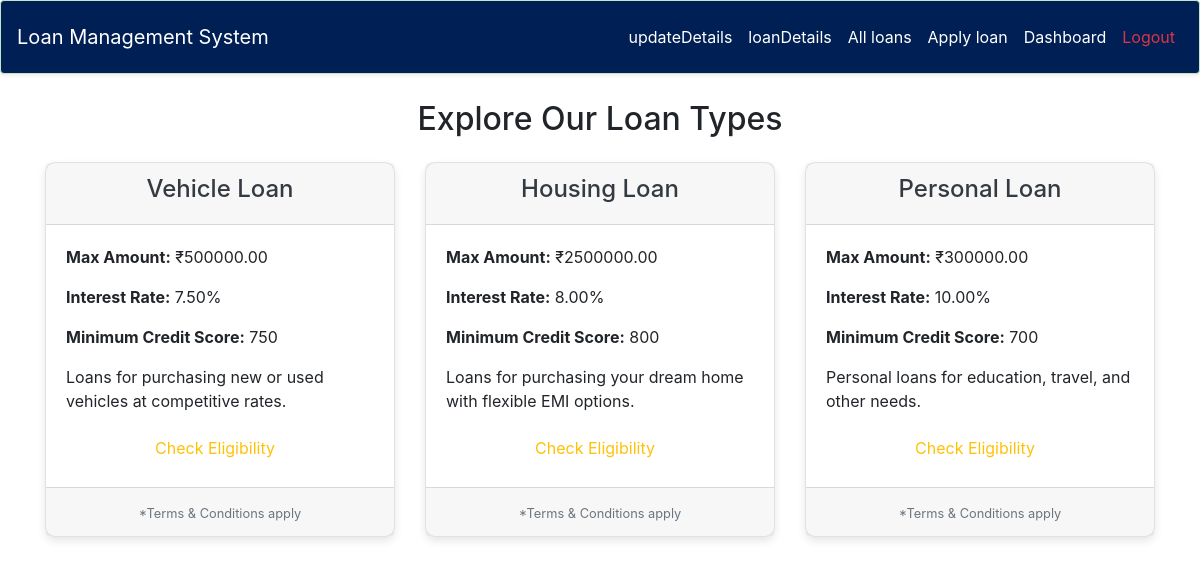
Page /view_loan_types on the committed database.
### lms/models.py (models this page shows, shortened)
class LoanType(models.Model):
    name = models.CharField(max_length=50)
    max_amount = models.DecimalField(max_digits=15, decimal_places=2)  # Max loan limit
    interest_rate = models.DecimalField(max_digits=5, decimal_places=2)  # Loan interest rate
    max_tenure_years=models.IntegerField(default=5)
    min_credit_score = models.IntegerField() #Minimum CreditScore
    description = models.TextField(blank=True, null=True)

### lms/views.py (the view)
# urls.py: path('view_loan_types',lms_view.view_all_loan_types,name='view_all_loans_types'),
def view_all_loan_types(request):
    loanTypes = LMODEL.LoanType.objects.all()
    data = {'loan_types': loanTypes}
    return render(request, 'lms/all_loan_types.html',context=data)

### templates/lms/all_loan_types.html (shortened to what this page needs)
<!DOCTYPE html>
{% load static %}
<html lang="en">
<head>
    <link href="https://cdn.jsdelivr.net/npm/bootstrap@5.3.0-alpha1/dist/css/bootstrap.min.css" rel="stylesheet">
</head>
<body  style=" margin-top: 100px;">
    {% include 'customer/navbar.html' %}
    <div class="container mt-5">
        <h2 class="text-center mb-4">Explore Our Loan Types</h2>
        <div class="row">
            {% for loan_type in loan_types %}
            <div class="col-md-4 mb-4">
                <div class="loan-card">
                    <div class="card-header text-center text-dark">
                        <h4>{{loan_type.name}}</h4>
                    </div>
                    <div class="card-body">
                        <p><strong>Max Amount:</strong> ₹{{loan_type.max_amount}}</p>
                        <p><strong>Interest Rate:</strong> {{loan_type.interest_rate}}%</p>
                        <p><strong>Minimum Credit Score:</strong> {{loan_type.min_credit_score}}</p>
                        <p>{{loan_type.description}}</p>
                        <div class="d-flex justify-content-center">
                            <button class="btn btn-custom text-warning" onclick="check_eligibility('{{loan_type.id}}','{{loan_type.name}}')">Check Eligibility</button>
                        </div>
                    </div>
                    <div class="card-footer text-center">
                        <small class="text-muted">*Terms & Conditions apply</small>
                    </div>
                </div>
            </div>
            {% endfor %}
        </div>
    </div>
</body>
</html>

### templates/customer/navbar.html (shortened to what this page needs)
<!DOCTYPE html>
{% load static %}
{% load widget_tweaks %}
<html lang="en">
<head>
    <link rel="stylesheet" href="https://stackpath.bootstrapcdn.com/bootstrap/4.5.2/css/bootstrap.min.css">
</head>
<body>
    <nav class="navbar navbar-expand-lg navbar-light  shadow-sm p-3 mb-5 alert alert-success border-b-2 nav-container text-light fixed-top z-100 top-0" style="background-color: #001F54;">
        <a class="navbar-brand text-white" href="/customer/dashboard">Loan Management System</a>
        <div class="collapse navbar-collapse" id="navbarNav">
            <ul class="navbar-nav ml-auto">
                <li class="nav-item">
                    <a class="nav-link text-white" href="/customer/update-details">updateDetails</a>
                </li>
                <li class="nav-item">
                    <a class="nav-link text-white" href="/customer/loan-details">loanDetails</a>
                </li>
                <li class="nav-item">
                    <a class="nav-link text-white" href="/view_loan_types">All loans</a>
                </li>
                <li class="nav-item">
                    <a class="nav-link text-white" href="/customer/apply-for-loan">Apply loan</a>
                </li>
                <li class="nav-item">
                    <a class="nav-link text-white" href="/customer/dashboard">Dashboard</a>
                </li>
                <li class="nav-item">
                    <a class="nav-link text-danger" href="/logout">Logout</a>
                </li>
            </ul>
        </div>
    </nav>
</body>
</html>

### templates/lms/all_loan_types.html (style rules this page uses)
body { background-color: #f8f9fa; font-family: 'Arial', sans-serif; }
.loan-card { border: 1px solid #dee2e6; border-radius: 10px; box-shadow: 0 4px 8px rgba(0, 0, 0, 0.1); transition: 0.3s ease; }
.card-header { background-color: #007bff; color: white; border-radius: 10px 10px 0 0; padding: 15px; }
.card-body { padding: 20px; }
.btn-custom { background-color: #8e8e50; color: white; border-radius: 5px; margin-right: 10px; transition: 0.3s ease; }
.card-footer { background-color: #f1f1f1; border-radius: 0 0 10px 10px; padding: 15px; }

### rows in the picture
LoanType: name "Vehicle Loan", max_amount "500000.00", interest_rate "7.50", min_credit_score "750", description "Loans for purchasing new or used vehicles at competitive rates."
LoanType: name "Housing Loan", max_amount "2500000.00", interest_rate "8.00", min_credit_score "800", description "Loans for purchasing your dream home with flexible EMI options."
LoanType: name "Personal Loan", max_amount "300000.00", interest_rate "10.00", min_credit_score "700", description "Personal loans for education, travel, and other needs."
